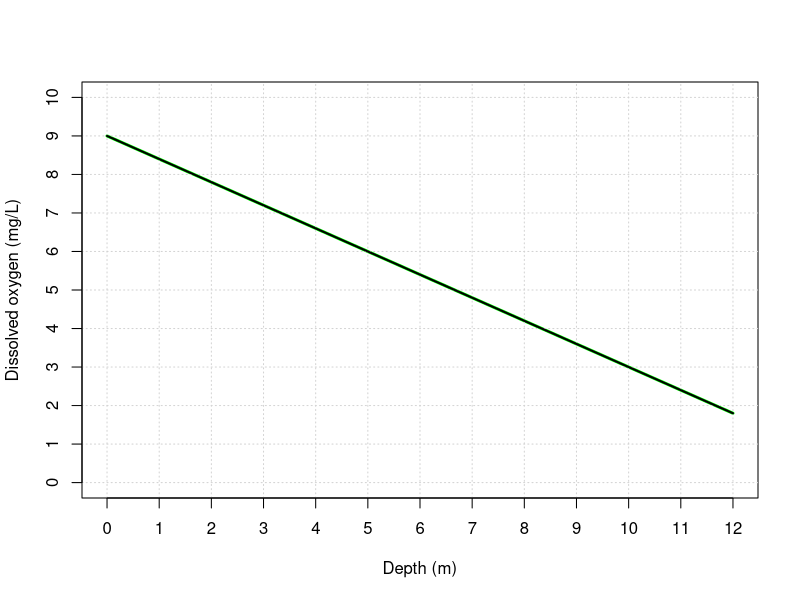
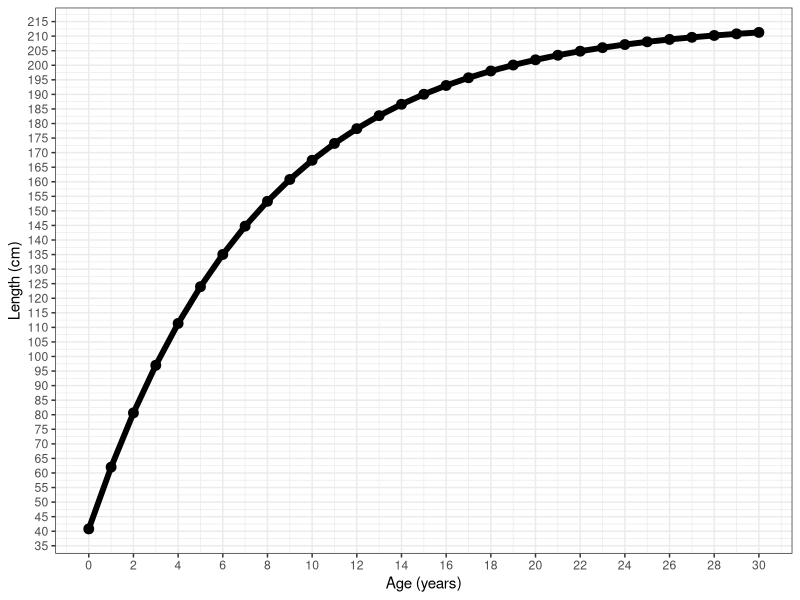
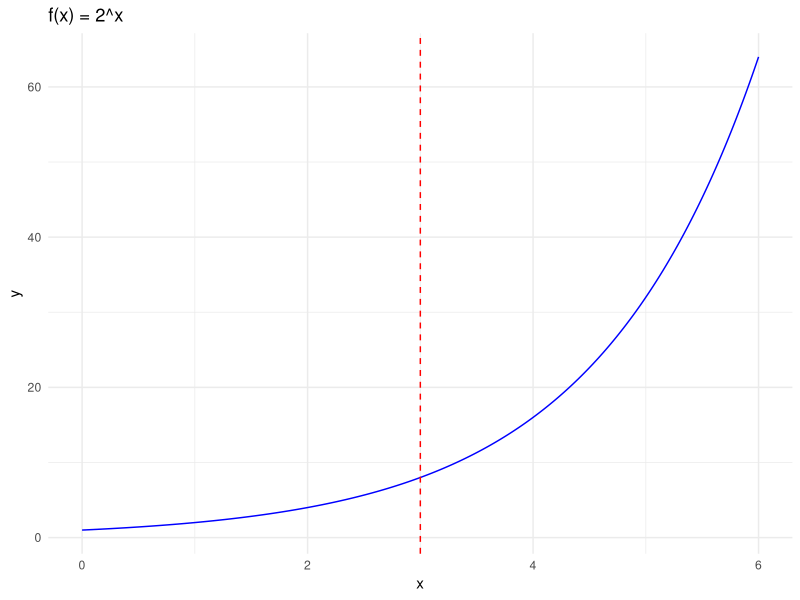
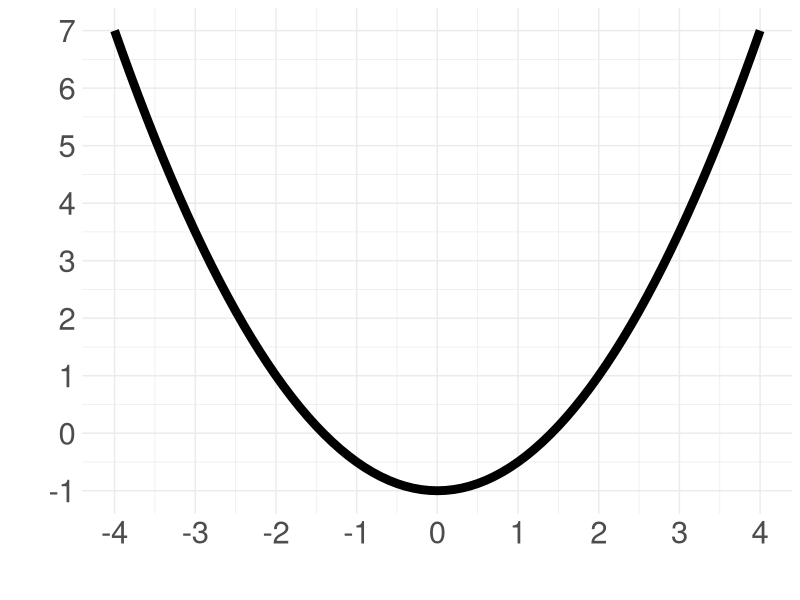

Write the R code that produced these figures, in order.
## ---- chunk 1
knitr::opts_chunk$set(echo = TRUE,message=FALSE,warning=FALSE)

library(tidyverse)
## ---- chunk 2
#| echo: false
#| fig-align: center
#| out-width: "70%"
depth <- seq(0, 12, length.out = 100)
DO <- -0.6*depth + 9

plot(depth, DO, type = "l", lwd = 3, col = "green",
     xlim = c(0, 12), ylim = c(0, 10),
     xlab = "Depth (m)", ylab = "Dissolved oxygen (mg/L)",
     xaxt = "n", yaxt = "n")
abline(h = seq(0, 10, by = 1), col = "lightgray", lty = "dotted")
abline(v = seq(0, 12, by = 1), col = "lightgray", lty = "dotted")
axis(1, at = seq(0, 12, by = 1))
axis(2, at = seq(0, 10, by = 1))
lines(depth, DO, lwd = 2)
## ---- chunk 3
#| echo: false

vb<-function(a,l,k,t0){
  l*(1-exp(-k*(a-t0)))
}

x=seq(0,30)

length=vb(x,214.8,.13,-1.62)

p1<-ggplot()+
  geom_point(aes(x=x,y=length),color="black",size=3)+
  geom_line(aes(x=x,y=length),color="black",size=2)+
  theme_bw()+
  scale_y_continuous(breaks=seq(35,215,5))+
  scale_x_continuous(breaks=seq(0,32,by=2))+
  labs(x="Age (years)",y="Length (cm)")

p1
## ---- chunk 4
#| echo: false
x=c(2.5,2.9,2.99,2.999,3.001,3.01,3.1,3.5)
y=2^x

data.frame(x=x,y=y) %>% 
  t() %>% 
  knitr::kable()
## ---- chunk 5
#| echo: false

library(ggplot2)

f <- function(x) 2^x

x <- seq(0, 6, length.out = 300)
df <- data.frame(x = x, y = f(x))

ggplot(df, aes(x, y)) +
  geom_line(color = "blue") +
  geom_vline(xintercept = 3, linetype = "dashed", color = "red") +
  labs(title = "f(x) = 2^x", x = "x", y = "y") +
  theme_minimal()
## ---- chunk 6
#| echo: false
#| code-summary: "Show the code"
x=seq(-4,4,by=0.1)
y=0.5*x^2-1


ggplot()+
  geom_line(aes(x=x,y=y),color="black",linewidth=3)+
  #annotate("segment",x=0,xend=4,y=-3,yend=5,color="red",linewidth=2)+
  theme_minimal()+
  scale_x_continuous(breaks=seq(-4,4,by=1))+
  scale_y_continuous(breaks=seq(-3,7,by=1))+
  theme(text=element_text(size=28))+
  labs(x="",y="")
  
